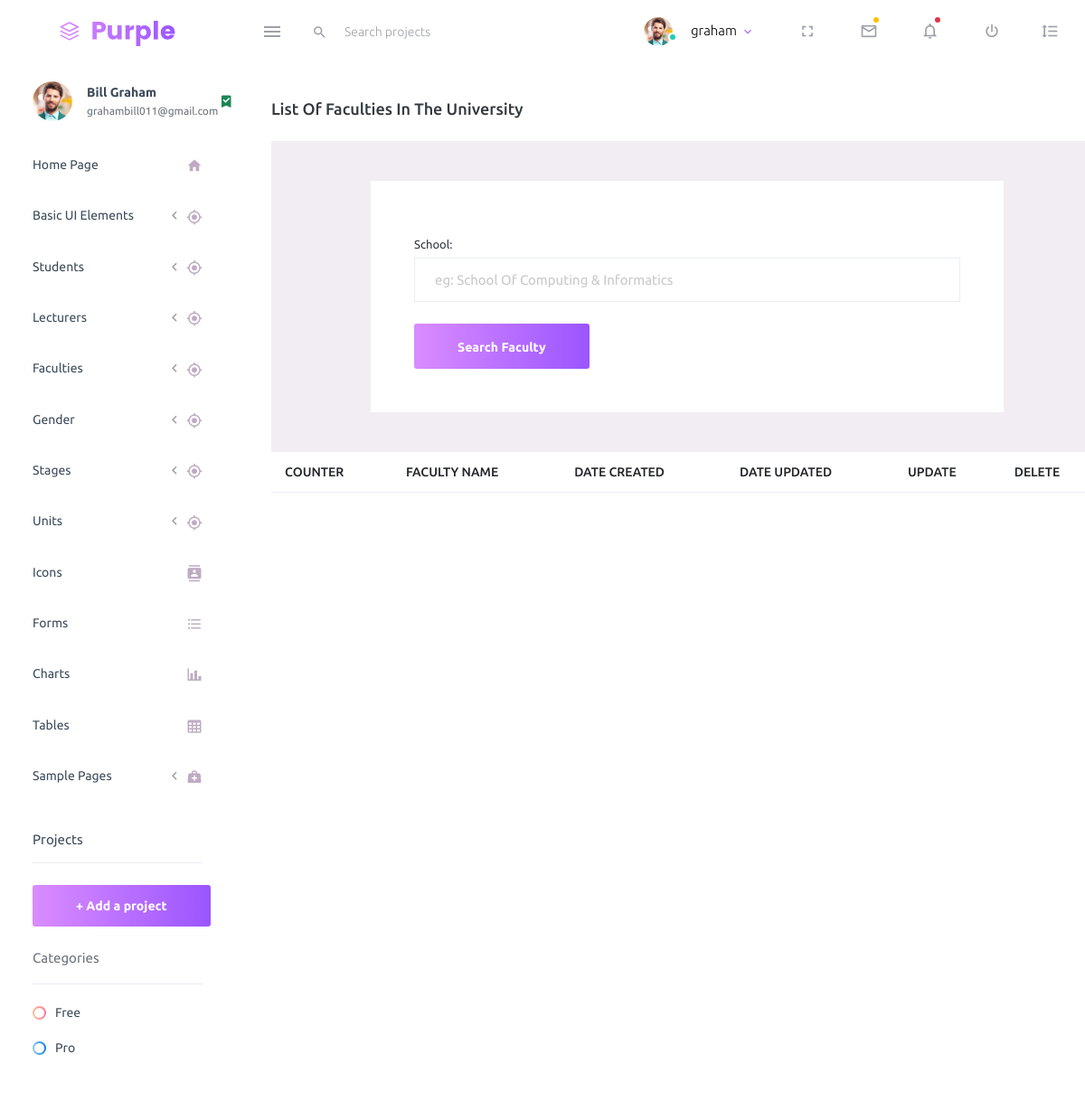
The app's page /school/list-faculty/ (signed in), older data.
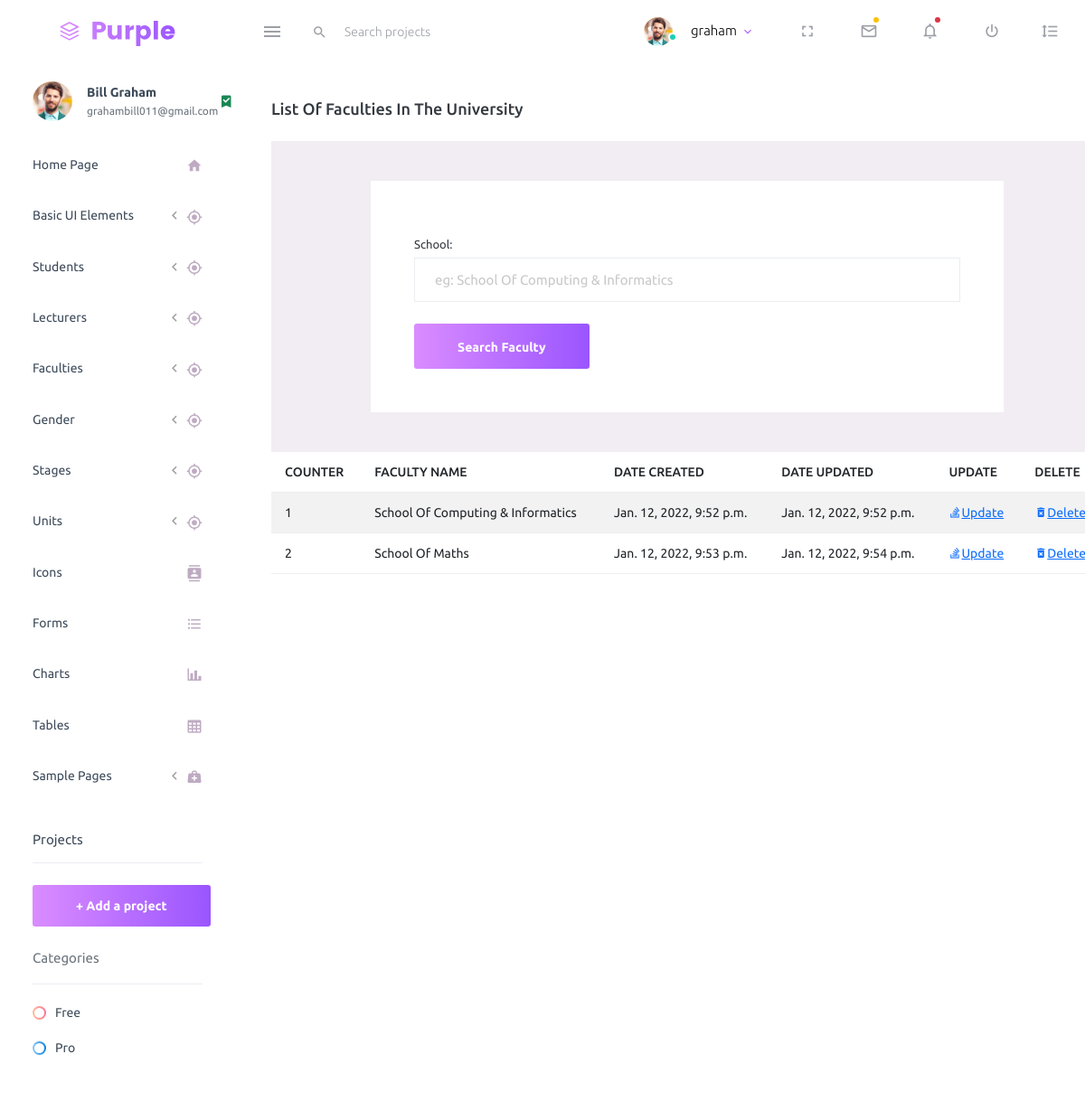
The same page, newer data.
### school/models.py (models this page shows, shortened)
class Faculty(models.Model):
    school=models.CharField(max_length=255, blank=True, null=True)
    date_created=models.DateTimeField(null=True, blank=True, auto_now_add=True)
    date_updated=models.DateTimeField(null=True, blank=True, auto_now=True)

### school/views.py (the view)
# urls.py: path('list-faculty/', views.ListFaculty, name='list-faculty'),
@login_required
def ListFaculty(request):
	title = 'List of Faculties In The University'
	form = FacultySearchForm(request.POST or None)
	queryset = Faculty.objects.all()
	context = {
		"title": title,
		"queryset": queryset,
	}
	if request.method == 'POST':
		queryset = Faculty.objects.filter(school__icontains=form['school'].value())
	context = {
	"form": form,
	"title": title,
	"queryset": queryset,
	}
	return render(request, "school/list-faculty.html", context)

### school/forms.py
class FacultySearchForm(forms.ModelForm):
    class Meta:
        model=Faculty
        fields=['school']
        widgets = {'school':forms.TextInput(attrs={'class':'form-control','placeholder':'eg: School Of Computing & Informatics'})}

### school/templates/school/list-faculty.html (shortened to what this page needs)
{% extends 'index2.html' %}
{% load static %}
{% block content %}
<div class="col-lg-10 grid-margin stretch-card">
    <div class="card">
      <div class="card-body">
        <h4 class="card-title">{{title}}</h4>
        <div class="content-wrapper d-flex align-items-center auth">
            <div class="row flex-grow">
              <div class="col-lg-10 mx-auto">
                <div class="auth-form-light text-left p-5">
                  <form class="pt-3" method="post" action="">
                      <fieldset>
                        {% for fm in form %}
                            <div class="form-group">
                                {{fm.label_tag}}
                                {{fm}}
                            </div>
                        {% endfor %}
                        <div class="mt-3">
                          <button class="btn btn-block btn-gradient-primary btn-lg font-weight-medium auth-form-btn" type="submit">Search Faculty</button>
                        </div>
                      </fieldset>
                  </form>
                </div>
              </div>
            </div>
          </div>
        <table class="table table-striped">
          <thead>
            <tr>
              <th> COUNTER </th>
              <th> FACULTY NAME </th>
              <th> DATE CREATED </th>
              <th> DATE UPDATED </th>
              <th> UPDATE </th>
              <th> DELETE </th>
            </tr>
          </thead>
          <tbody>
            {% for instance in queryset %}
            <tr>
                <td class="py-1">{{forloop.counter}}</td>
                <td>{{instance.school}}</td>
                <td>{{instance.date_created}}</td>
                <td>{{instance.date_updated}}</td>
                <td><a class="mdi mdi-stack-overflow" href="{% url 'school:edit-faculty' instance.id%}">Update</a></td>
                <td><a class="mdi mdi-delete-forever" href="{% url 'school:delete-faculty' instance.id%}">Delete</a></td>
            </tr>
            {% endfor %}
          </tbody>
        </table>
      </div>
    </div>
  </div>
  {% endblock content %}

### school/templates/index2.html (shortened to what this page needs)
{%load static%}
<!DOCTYPE html>
<html lang="en">
  <head>
    <link rel="stylesheet" href="{% static 'dash/assets/vendors/mdi/css/materialdesignicons.min.css' %}">
    <link rel="stylesheet" href="{% static 'dash/assets/vendors/css/vendor.bundle.base.css' %}">
    <link rel="stylesheet" href="{% static 'dash/assets/css/style.css' %}">
  </head>
  <body>
    <div class="container-scroller">
      {% include 'navbar.html' %}
      <div class="container-fluid page-body-wrapper">
        {% include 'side_bar.html' %}
        {% block content %}
        {% endblock content %}
      </div>
    </div>
  </body>
</html>

### school/templates/navbar.html (shortened to what this page needs)
      {% load static %}
      <nav class="navbar default-layout-navbar col-lg-12 col-12 p-0 fixed-top d-flex flex-row">
        <div class="text-center navbar-brand-wrapper d-flex align-items-center justify-content-center">
          <a class="navbar-brand brand-logo" href="/"><img src="{% static 'dash/assets/images/logo.svg' %}" alt="logo" /></a>
        </div>
        <div class="navbar-menu-wrapper d-flex align-items-stretch">
          <button class="navbar-toggler navbar-toggler align-self-center" type="button" data-toggle="minimize">
            <span class="mdi mdi-menu"></span>
          </button>
          <div class="search-field d-none d-md-block">
            <form class="d-flex align-items-center h-100" action="#">
              <div class="input-group">
                <div class="input-group-prepend bg-transparent">
                  <i class="input-group-text border-0 mdi mdi-magnify"></i>
                </div>
                <input type="text" class="form-control bg-transparent border-0" placeholder="Search projects">
              </div>
            </form>
          </div>
          <ul class="navbar-nav navbar-nav-right">
            <li class="nav-item nav-profile dropdown">
              <a class="nav-link dropdown-toggle" id="profileDropdown" href="#" data-bs-toggle="dropdown" aria-expanded="false">
                <div class="nav-profile-img">
                  <img src="{% static 'dash/assets/images/faces/face1.jpg' %}" alt="image">
                  <span class="availability-status online"></span>
                </div>
                <div class="nav-profile-text">
                  <p class="mb-1 text-black">{{request.user}}</p>
                </div>
              </a>
            </li>
            <li class="nav-item d-none d-lg-block full-screen-link">
              <a class="nav-link">
                <i class="mdi mdi-fullscreen" id="fullscreen-button"></i>
              </a>
            </li>
            <li class="nav-item dropdown">
              <a class="nav-link count-indicator dropdown-toggle" id="messageDropdown" href="#" data-bs-toggle="dropdown" aria-expanded="false">
                <i class="mdi mdi-email-outline"></i>
                <span class="count-symbol bg-warning"></span>
              </a>
            </li>
            <li class="nav-item dropdown">
              <a class="nav-link count-indicator dropdown-toggle" id="notificationDropdown" href="#" data-bs-toggle="dropdown">
                <i class="mdi mdi-bell-outline"></i>
                <span class="count-symbol bg-danger"></span>
              </a>
            </li>
            <li class="nav-item nav-logout d-none d-lg-block">
              <a class="nav-link" href="#">
                <i class="mdi mdi-power"></i>
              </a>
            </li>
            <li class="nav-item nav-settings d-none d-lg-block">
              <a class="nav-link" href="#">
                <i class="mdi mdi-format-line-spacing"></i>
              </a>
            </li>
          </ul>
        </div>
      </nav>

### school/templates/side_bar.html (shortened to what this page needs)
        {% load static %}
        <nav class="sidebar sidebar-offcanvas" id="sidebar">
            <ul class="nav">
              <li class="nav-item nav-profile">
                <a href="#" class="nav-link">
                  <div class="nav-profile-image">
                    <img src="{% static 'dash/assets/images/faces/face1.jpg' %}" alt="profile">
                  </div>
                  <div class="nav-profile-text d-flex flex-column">
                    <span class="font-weight-bold mb-2">{{request.user.first_name}} {{request.user.last_name}}</span>
                    <span class="text-secondary text-small">{{request.user.email}}</span>
                  </div>
                  <i class="mdi mdi-bookmark-check text-success nav-profile-badge"></i>
                </a>
              </li>
              <li class="nav-item">
                <a class="nav-link" href="{% url 'home' %}">
                  <span class="menu-title">Home Page</span>
                  <i class="mdi mdi-home menu-icon"></i>
                </a>
              </li>
              <li class="nav-item">
                <a class="nav-link" data-bs-toggle="collapse" href="#ui-basic" aria-expanded="false" aria-controls="ui-basic">
                  <span class="menu-title">Basic UI Elements</span>
                  <i class="menu-arrow"></i>
                  <i class="mdi mdi-crosshairs-gps menu-icon"></i>
                </a>
              </li>
              <li class="nav-item">
                <a class="nav-link" data-bs-toggle="collapse" href="#students" aria-expanded="false" aria-controls="ui-basic">
                  <span class="menu-title">Students</span>
                  <i class="menu-arrow"></i>
                  <i class="mdi mdi-crosshairs-gps menu-icon"></i>
                </a>
              </li>
              <li class="nav-item">
                <a class="nav-link" data-bs-toggle="collapse" href="#lecs" aria-expanded="false" aria-controls="ui-basic">
                  <span class="menu-title">Lecturers</span>
                  <i class="menu-arrow"></i>
                  <i class="mdi mdi-crosshairs-gps menu-icon"></i>
                </a>
              </li>
              <li class="nav-item">
                <a class="nav-link" data-bs-toggle="collapse" href="#faccs" aria-expanded="false" aria-controls="ui-basic">
                  <span class="menu-title">Faculties</span>
                  <i class="menu-arrow"></i>
                  <i class="mdi mdi-crosshairs-gps menu-icon"></i>
                </a>
              </li>
              <li class="nav-item">
                <a class="nav-link" data-bs-toggle="collapse" href="#gender" aria-expanded="false" aria-controls="ui-basic">
                  <span class="menu-title">Gender</span>
                  <i class="menu-arrow"></i>
                  <i class="mdi mdi-crosshairs-gps menu-icon"></i>
                </a>
              </li>
              <li class="nav-item">
                <a class="nav-link" data-bs-toggle="collapse" href="#stages" aria-expanded="false" aria-controls="ui-basic">
                  <span class="menu-title">Stages</span>
                  <i class="menu-arrow"></i>
                  <i class="mdi mdi-crosshairs-gps menu-icon"></i>
                </a>
              </li>
              <li class="nav-item">
                <a class="nav-link" data-bs-toggle="collapse" href="#units" aria-expanded="false" aria-controls="ui-basic">
                  <span class="menu-title">Units</span>
                  <i class="menu-arrow"></i>
                  <i class="mdi mdi-crosshairs-gps menu-icon"></i>
                </a>
              </li>
              <li class="nav-item">
                <a class="nav-link" href="{% static 'dash/pages/icons/mdi.html' %}">
                  <span class="menu-title">Icons</span>
                  <i class="mdi mdi-contacts menu-icon"></i>
                </a>
              </li>
              <li class="nav-item">
                <a class="nav-link" href="{% static 'dash/pages/forms/basic_elements.html' %}">
                  <span class="menu-title">Forms</span>
                  <i class="mdi mdi-format-list-bulleted menu-icon"></i>
                </a>
              </li>
              <li class="nav-item">
                <a class="nav-link" href="{% static 'dash/pages/charts/chartjs.html' %}">
                  <span class="menu-title">Charts</span>
                  <i class="mdi mdi-chart-bar menu-icon"></i>
                </a>
              </li>
              <li class="nav-item">
                <a class="nav-link" href="{% static 'dash/pages/tables/basic-table.html' %}">
                  <span class="menu-title">Tables</span>
                  <i class="mdi mdi-table-large menu-icon"></i>
                </a>
              </li>
              <li class="nav-item">
                <a class="nav-link" data-bs-toggle="collapse" href="#general-pages" aria-expanded="false" aria-controls="general-pages">
                  <span class="menu-title">Sample Pages</span>
                  <i class="menu-arrow"></i>
                  <i class="mdi mdi-medical-bag menu-icon"></i>
                </a>
              </li>
              <li class="nav-item sidebar-actions">
                <span class="nav-link">
                  <div class="border-bottom">
                    <h6 class="font-weight-normal mb-3">Projects</h6>
                  </div>
                  <button class="btn btn-block btn-lg btn-gradient-primary mt-4">+ Add a project</button>
                  <div class="mt-4">
                    <div class="border-bottom">
                      <p class="text-secondary">Categories</p>
                    </div>
                    <ul class="gradient-bullet-list mt-4">
                      <li>Free</li>
                      <li>Pro</li>
                    </ul>
                  </div>
                </span>
              </li>
            </ul>
          </nav>

Row changes from the older to the newer data that the page shows:
added Faculty: school "School Of Computing & Informatics", date_created "Jan. 12, 2022, 9:52 p.m.", date_updated "Jan. 12, 2022, 9:52 p.m."
added Faculty: school "School Of Maths", date_created "Jan. 12, 2022, 9:53 p.m.", date_updated "Jan. 12, 2022, 9:54 p.m."
